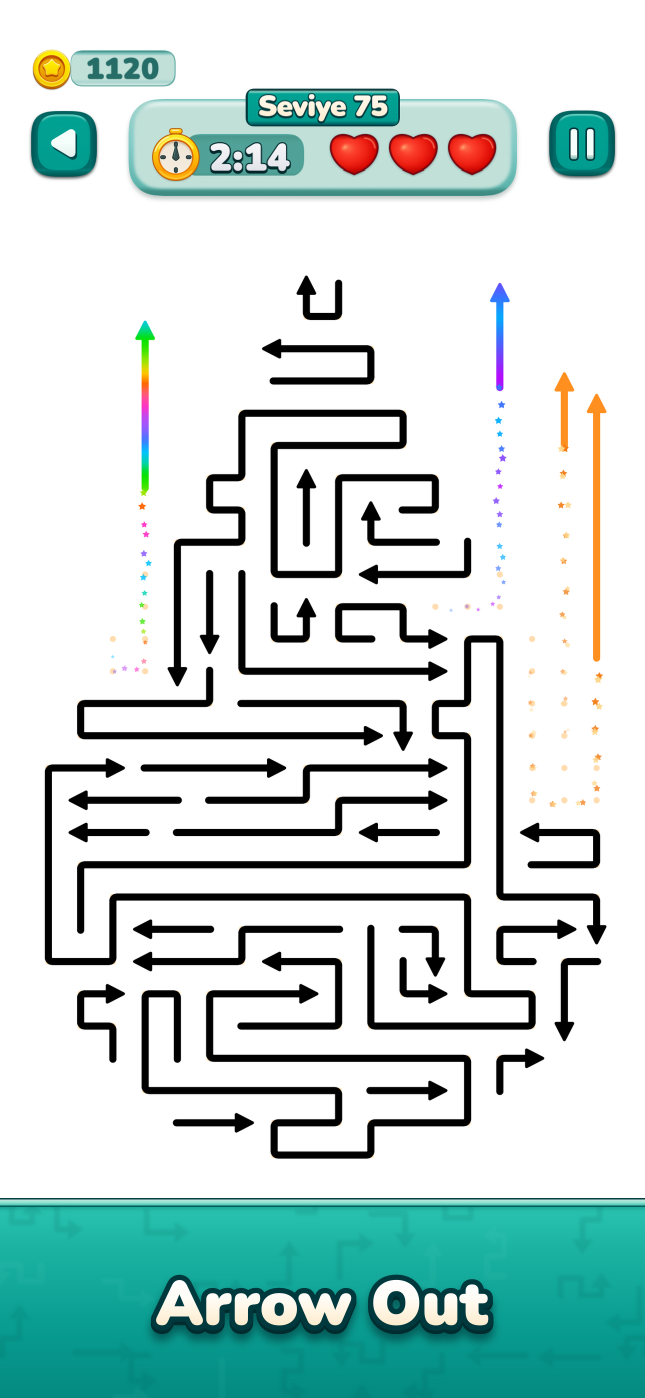
#> input picture apps/mazeout/fastlane/screenshots/tr/01_iphone69.png, 1290 x 2796 px, given in place of 002-home-L32.png, which was not available (shown at 1/2 size)
$ python compare_all.py
#> lines starting #> are read from the running program, lines starting #| are printed output that depends on the picture
### apps/mazeout/tools/compare/side_by_side.py
#!/usr/bin/env python3
"""VERIFY V2 side-by-side comparison (GAMEPROMPT §9 step 1: layout ±2 pt, ΔE ≤ 6). Copied as-is from
apps/matchfactory/tools/compare/side_by_side.py (e10a076); only this docstring changed. The 393 x 852 pt canvas is also
Maze Out's (iPhone 15/16, every capture of the phone and the simulator).

    tools/compare/side_by_side.py ref.png ours.png --rects name:x,y,w,h[:kind] ... [--out sbs.png] [--json out.json]

Both images are converted to sRGB (a PNG without a profile is taken as sRGB; the simulator writes sRGB) and resampled to the
393 x 852 pt canvas at 3 px/pt. For every region (points):
  dE      CIEDE2000 between the region's mean CIELAB colours (D65): the V2 acceptance metric, pass at <= 6;
  dL      mean L* difference (ours - ref): brighter (+) or darker (-);
  dEblk   median CIEDE2000 over 3 x 3 pt blocks: how much the region's structure differs (layout, content), advisory;
  ref / ours  the mean colour as sRGB hex.
The side-by-side image puts the reference left and ours right, with every region outlined (green pass, red fail) and
numbered; the numbers index the JSON/table rows.
"""
import argparse, io, json, sys
import numpy as np
from PIL import Image, ImageCms, ImageDraw, ImageFont

PT_W, PT_H, SCALE = 393, 852, 3
_SRGB = ImageCms.createProfile("sRGB")


def load(path):
    im = Image.open(path)
    icc = im.info.get("icc_profile")
    im = im.convert("RGB")
    if icc:
        try:
            src = ImageCms.ImageCmsProfile(io.BytesIO(icc))
            if "sRGB" not in (ImageCms.getProfileDescription(src) or ""):
                im = ImageCms.profileToProfile(im, src, _SRGB, outputMode="RGB")
        except Exception:
            pass
    return im.resize((PT_W * SCALE, PT_H * SCALE), Image.LANCZOS)


# [37 lines left out: functions srgb_to_lab, de2000, not called in this run]


def hexcol(rgb):
    return "#%02X%02X%02X" % tuple(int(round(v)) for v in rgb)


# [70 lines left out: functions measure, sbs_image, parse_rect, main, not called in this run]


# [2 lines that do not run on import are left out]

### apps/mazeout/tools/compare/compare_all.py
#!/usr/bin/env python3
"""VERIFY V2: compare every capture of tools/capture/manifest.json with its reference over tools/compare/regions.json.
Copied from apps/matchfactory/tools/compare/compare_all.py (e10a076); only this docstring changed (design/REUSE.md).
References are research shots (LOOKED at and measured, never shipped); results go to build/compare (gitignored).

    tools/compare/compare_all.py [--captures build/compare/captures] [--out build/compare] [--only id,id]

Writes, under --out:
  sbs/<id>-<lang>.png       reference | ours, regions outlined and numbered (green dE <= 6, red above)
  results.json              every region row (side_by_side.measure) per capture and language
  results.md                the per-region tables, the fails first
For burst captures (a moment no freeze hook reaches) the burst frame closest to the reference (lowest mean dE) is used and named.
"""
import argparse, glob, json, os, sys

sys.path.insert(0, os.path.dirname(__file__))
import side_by_side as sbs

ROOT = os.path.abspath(os.path.join(os.path.dirname(__file__), "..", ".."))


def main():
    ap = argparse.ArgumentParser()
    ap.add_argument("--captures", default=os.path.join(ROOT, "build", "compare", "captures"))
    ap.add_argument("--out", default=os.path.join(ROOT, "build", "compare"))
    ap.add_argument("--only", default="")
    a = ap.parse_args()
    manifest = {e["id"]: e for e in json.load(open(os.path.join(ROOT, "tools", "capture", "manifest.json")))["captures"]}
#> (reads apps/mazeout/tools/capture/manifest.json from the repository)
    regions = {s["id"]: s["regions"] for s in json.load(open(os.path.join(ROOT, "tools", "compare", "regions.json")))["shots"]}
#> (reads apps/mazeout/tools/compare/regions.json from the repository)
    only = [s for s in a.only.split(",") if s]
    os.makedirs(os.path.join(a.out, "sbs"), exist_ok=True)
    res_path = os.path.join(a.out, "results.json")
    results = json.load(open(res_path)) if (only and os.path.exists(res_path)) else {}
    for cid, e in manifest.items():
        if only and cid not in only:
            continue
        if cid not in regions:
            print("no regions for", cid); continue
        ref = sbs.load(os.path.join(ROOT, e["ref"]))
#> in load, im is the input picture: PIL image 1290x2796 RGB; mean R, G, B 196.4, 216.3, 213.4
#> in load, `return im.resize((PT_W * SCALE, PT_H * SCALE), Image.LANCZOS)`:
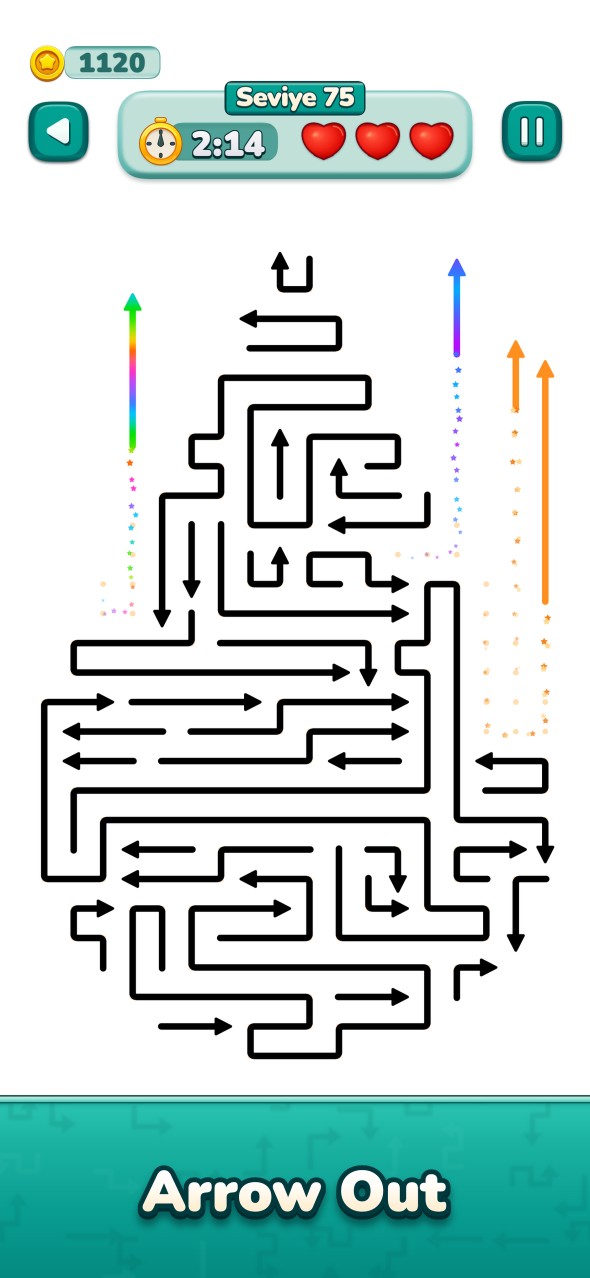
#> returned value: PIL image 1179x2556 RGB (shown at 1/2 size); mean R, G, B 196.4, 216.3, 213.4
        for lang in e.get("langs", ["en", "tr"]):
            base = os.path.join(a.captures, f"{cid}-{lang}")
            if not os.path.exists(base + ".png"):
                results[f"{cid}-{lang}"] = {"missing": True}; print("missing", cid, lang); continue
            cands = [base + ".png"] + sorted(glob.glob(base + "@*.png"))
            best = None
            for c in cands:
                rows = sbs.measure(ref, sbs.load(c), regions[cid])
                score = sum(r["dE"] for r in rows) / max(1, len(rows))
                if best is None or score < best[0]:
                    best = (score, c, rows)
            _, cpath, rows = best
            meta = json.load(open(base + ".json")) if os.path.exists(base + ".json") else {}
            sbs.sbs_image(ref, sbs.load(cpath), rows, f"{cid} {lang}  vs {os.path.basename(e['ref'])}").save(
                os.path.join(a.out, "sbs", f"{cid}-{lang}.png"))
            results[f"{cid}-{lang}"] = {"id": cid, "lang": lang, "ref": e["ref"], "capture": os.path.relpath(cpath, ROOT),
                                        "ready": meta.get("ready"), "note": e.get("note", ""), "rows": rows}
            nf = sum(1 for r in rows if not r["pass"])
            print(f"{cid:<10} {lang}  {len(rows):>2} regions  {nf} over 6  worst {max(r['dE'] for r in rows):.1f}  ({os.path.basename(cpath)})")
#> pass 2 of the loop in main, `for cid, e in manifest.items():`:
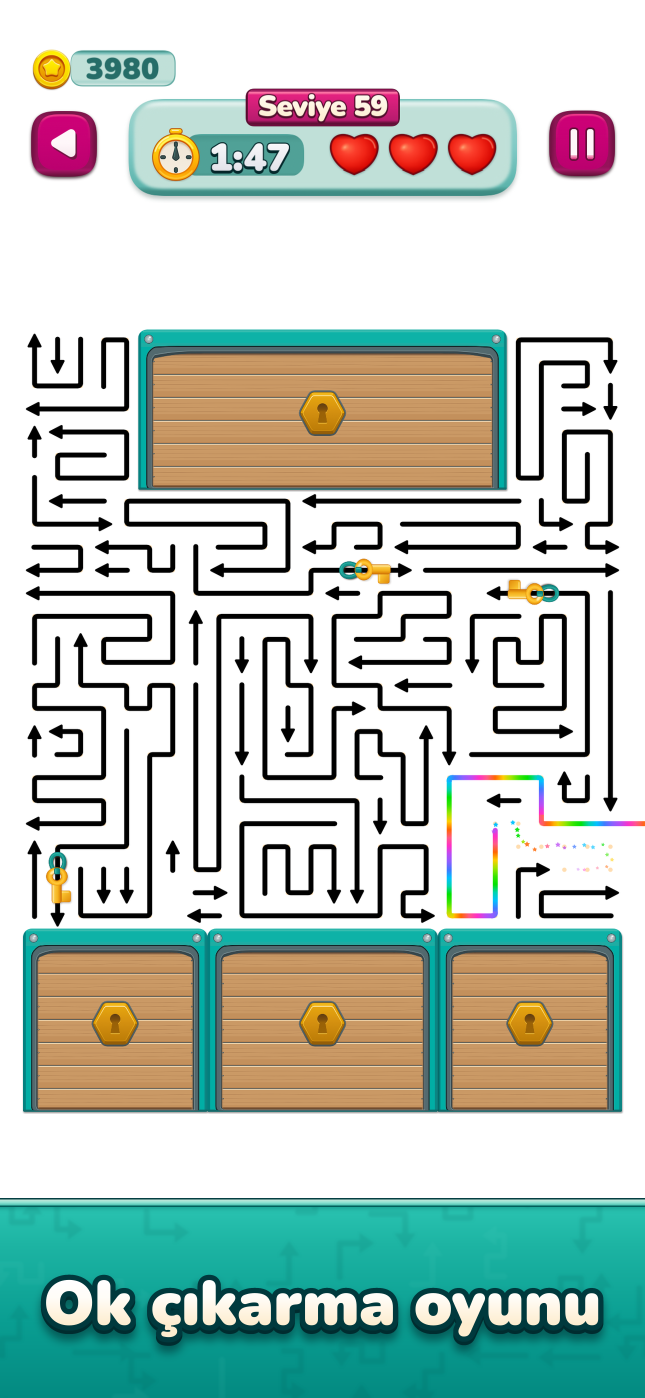
#> input picture apps/mazeout/fastlane/screenshots/tr/02_iphone69.png, 1290 x 2796 px, given in place of 035-home-L34.png, which was not available (shown at 1/2 size)
#> in load, im is the input picture: PIL image 1290x2796 RGB; mean R, G, B 184, 197.6, 188.5
#> in load (call 2), `return im.resize((PT_W * SCALE, PT_H * SCALE), Image.LANCZOS)`:
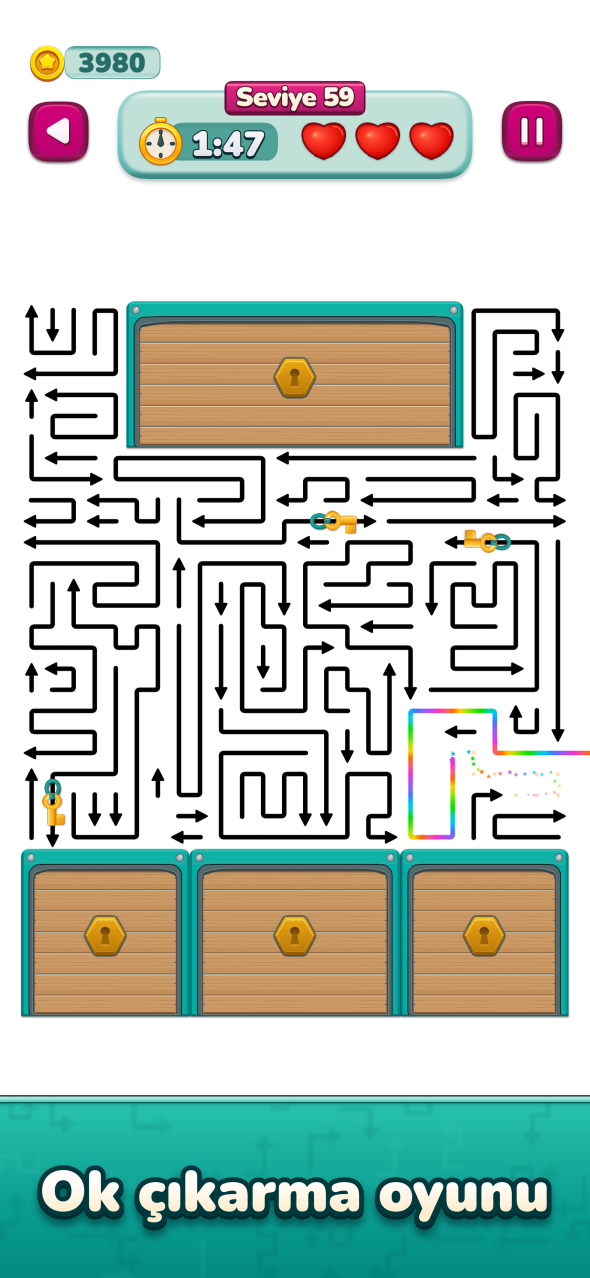
#> returned value: PIL image 1179x2556 RGB (shown at 1/2 size); mean R, G, B 183.9, 197.6, 188.5
    json.dump(results, open(res_path, "w"), indent=1)
    # markdown
    lines = ["# V2 per-region comparison (CIEDE2000 of the region mean; pass <= 6)", "",
             "Generated by tools/compare/compare_all.py. dL = L*(ours) - L*(ref); blk = median dE over 3 pt blocks (structure, advisory).", ""]
    for key in sorted(results):
        r = results[key]
        if r.get("missing"):
            lines.append(f"## {key}: MISSING"); continue
        lines += [f"## {key}  (ref {os.path.basename(r['ref'])}; {r['note']})", "",
                  "| # | region | kind | dE | dL | blk | ref | ours | |", "|---|---|---|---|---|---|---|---|---|"]
        for row in r["rows"]:
            lines.append(f"| {row['i']} | {row['name']} | {row['kind']} | {row['dE']:.1f} | {row['dL']:+.1f} | {row['dEblk']:.1f} | {row['ref']} | {row['ours']} | {'' if row['pass'] else '**over**'} |")
        lines.append("")
    open(os.path.join(a.out, "results.md"), "w").write("\n".join(lines))


if __name__ == "__main__":
#> (the run stopped early here; a loop or call above may not have finished)
